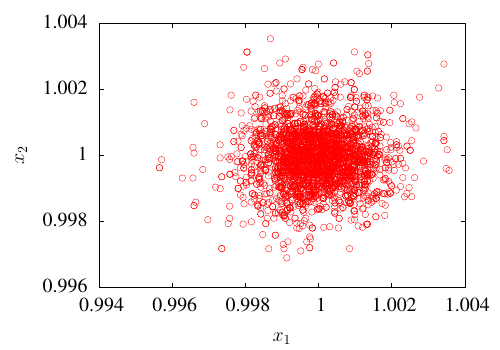

Source code (gnuplot):

# This is a small script to draw the histograms with the population.dat

set terminal epslatex color solid standalone 'ptm' 14 \
    header '\usepackage{xcolor, amsmath}'

set output 'scatter.tex'

set macros

set key off


set xlabel '$x_1$'
set xtics 0.002
set ylabel '$x_2$' offset 2
set ytics 0.002

#set style fill solid 1.0 noborder

plot 'population.dat' using (exp($1)):(exp($2)) with points pointtype 6 pointsize 1.5

set output

